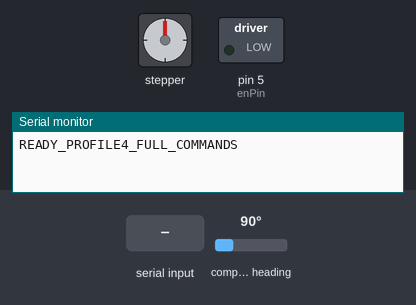
The sketch below on a simulated Arduino Uno, built with avr-gcc and run on an emulated ATmega328P. On the bench: stepper motor, switched loads named in the sketch (green lamp = pin HIGH), the last lines printed to the serial monitor. Inputs (shaded band) come from the test bench; at power-on: compass heading 90°. Stepper angles assume 3200 steps per turn.

Above: at 1.2 s.
1.3 s: "inject\n" received over Serial
At 3.1 s:
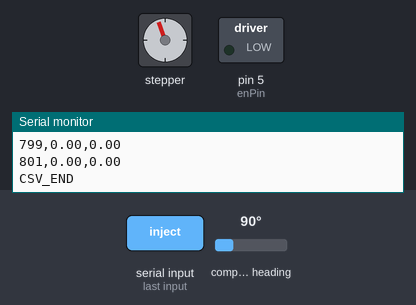
4.3 s: "inject\n" received over Serial
At 6.0 s:
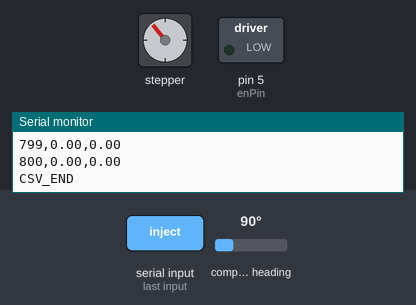
Timing chart, 0 to 7.5 s (numbered marks = the images above; inputs shaded):
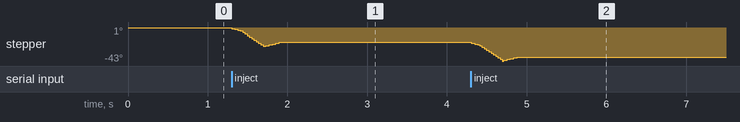

The sketch:

INJProfilArduino3.ino
```cpp
#include <AccelStepper.h>
#include <Wire.h>
#include <AS5600.h>

// =========================
// HARDWARE
// =========================
const int dirPin = 3;
const int stepPin = 4;
const int enPin = 5;

AccelStepper stepper(AccelStepper::DRIVER, stepPin, dirPin);
AS5600 encoder;

// =========================
// GLOBALS
// =========================
String input = "";
bool executing_profile = false;
int direction = 1;

long tour = 0;
int last_raw = 0;

float pos_deg = 0;
float last_pos_deg = 0;
float actual_speed_deg = 0;   // vitesse mesurée en deg/s
unsigned long lastT = 0;

// =========================
// CONVERSION
// =========================
const float STEPS_PER_REV = 3200.0;
const float STEPS_TO_DEG  = 360.0 / STEPS_PER_REV;
const float DEG_TO_STEPS  = STEPS_PER_REV / 360.0;

// =========================
// PROFIL COURT 4 POINTS (inject)
// =========================
const int N = 4;

float profil_steps_s[N] = {
   -300.0,   // P1
   -2000.0,   // P2
    300.0,   // P3
      0.0    // P4
};

unsigned int profil_dt[N] = {
  100,   // ms
  300,
  200,
  200
};

// =========================
// AS5600 UPDATE
// =========================
void updateAS5600() {

  int raw = encoder.readAngle();
  int d = raw - last_raw;

  if (d > 2048)      tour--;
  else if (d < -2048) tour++;

  unsigned long now = millis();
  float dt = (now - lastT) / 1000.0;
  if (dt < 0.0001) dt = 0.0001;

  pos_deg = tour * 360.0 + (raw * 360.0 / 4096.0);

  actual_speed_deg = (pos_deg - last_pos_deg) / dt;

  last_pos_deg = pos_deg;
  last_raw = raw;
  lastT = now;
}

// =========================
// PLAY INJECTION PROFILE 4
// =========================
void playProfile4() {

  Serial.println("t_ms,target_speed_deg,actual_speed_deg");

  executing_profile = true;
  unsigned long t0_all = millis();

  for (int i = 0; i < N; i++) {

    float target_steps = profil_steps_s[i];

    if (target_steps > 800)  target_steps = 800;
    if (target_steps < -800) target_steps = -800;

    float target_speed_deg = target_steps * STEPS_TO_DEG;

    stepper.setSpeed(target_steps);

    unsigned long t0 = millis();
    while (millis() - t0 < profil_dt[i]) {

      stepper.runSpeed();
      updateAS5600();

      unsigned long t_ms = millis() - t0_all;

      Serial.print(t_ms);             Serial.print(",");
      Serial.print(target_speed_deg); Serial.print(",");
      Serial.println(actual_speed_deg);
    }
  }

  executing_profile = false;
  stepper.setSpeed(0);
  Serial.println("CSV_END");
}

// =========================
// SERIAL COMMANDS
// =========================
void processCommand(String cmd) {
  cmd.trim();

  // -----------------------
  // Motor direction
  // -----------------------
  if (cmd == "dir_forward") {
    direction = 1;
    Serial.println("DIR=forward");
  }

  else if (cmd == "dir_backward") {
    direction = -1;
    Serial.println("DIR=backward");
  }

  // -----------------------
  // Speed control
  // -----------------------
  else if (cmd.startsWith("setSpeed")) {
    float v = cmd.substring(9).toFloat();
    stepper.setSpeed(direction * v);
    Serial.print("SPEED=");
    Serial.println(direction * v);
  }

  // -----------------------
  // Start / Stop profile
  // -----------------------
  else if (cmd == "start_profile") {
    executing_profile = true;
    stepper.setCurrentPosition(0);
    Serial.println("▶ start_profile");
  }

  else if (cmd == "end_profile") {
    executing_profile = false;
    stepper.stop();
    Serial.println("✔ end_profile");
  }

  // -----------------------
  // Injection command → new short profile
  // -----------------------
  else if (cmd == "inject") {
    playProfile4();
  }

  // -----------------------
  // AS5600 position request
  // -----------------------
  else if (cmd == "AS_POS") {
    Serial.print("POS=");
    Serial.println(pos_deg, 3);
  }

  // -----------------------
  // Unknown command
  // -----------------------
  else {
    Serial.println("ERR,UNKNOWN_CMD");
  }
}

// =========================
// SETUP
// =========================
void setup() {
  Serial.begin(115200);
  Wire.begin();

  pinMode(enPin, OUTPUT);
  digitalWrite(enPin, LOW);

  stepper.setMaxSpeed(800);

  encoder.begin();
  last_raw = encoder.readAngle();
  pos_deg = (last_raw * 360.0) / 4096.0;
  last_pos_deg = pos_deg;
  lastT = millis();

  Serial.println("READY_PROFILE4_FULL_COMMANDS");
}

// =========================
// LOOP
// =========================
void loop() {

  while (Serial.available()) {
    char c = Serial.read();
    if (c == '\n' || c == '\r') {
      processCommand(input);
      input = "";
    }
    else input += c;
  }

  if (executing_profile)
    stepper.runSpeed();

  updateAS5600();
}
```

Measured:
- after the input at 1.3 s, stepper: turns 24° counter-clockwise in 0.39 s, then 5° clockwise in 0.17 s
- after the input at 4.3 s, stepper: turns 24° counter-clockwise in 0.39 s, then 5° clockwise in 0.17 s
